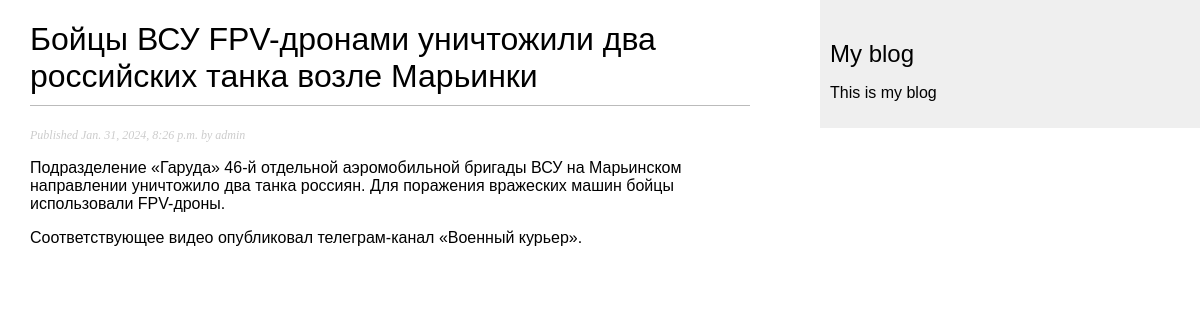
Screenshot of /blog/2024/1/31/bojcy-vsu-fpv-dronami-unichtozhili-dva-rossijskih-tanka-vozle-marinki/ with the database file from the repository.
### blog/models.py (models this page shows, shortened)
class Post(models.Model):
    class Status(models.TextChoices):
        DRAFT = 'DF', 'Draft'
        PUBLISHED = 'PB', 'Pablished'
    title = models.CharField(max_length=250)
    slug = models.SlugField(max_length=250,
                            unique_for_date='publish')
    author = models.ForeignKey(User,
                               on_delete=models.CASCADE,
                               related_name='blog_posts')
    body = models.TextField()
    publish = models.DateTimeField(default=timezone.now)
    created = models.DateTimeField(auto_now_add=True)
    updated = models.DateTimeField(auto_now=True)
    status = models.CharField(max_length=2,
                              choices=Status.choices,
                              default=Status.DRAFT)
    objects = models.Manager()
    published = PublishedManager()
    class Meta:
        ordering = ['-publish']
        indexes = [
            models.Index(fields=['-publish']),
        ]

### blog/views.py (the view)
def post_detail(request, year, month, day, post):
    post = get_object_or_404(Post,
                             status=Post.Status.PUBLISHED,
                             slug=post,
                             publish__year=year,
                             publish__month=month,
                             publish__day=day)
    return render(request,
                  'blog/post/detail.html',
                  {'post': post})

### blog/templates/blog/post/detail.html (shortened to what this page needs)
{% extends 'blog/base.html' %}
{% block content %}
    <h1>{{ post.title }}</h1>
    <p class="date">
       Published {{ post.publish }} by {{ post.author }}
    </p>
    {{ post.body | linebreaks }}
{% endblock content %}

### blog/static/css/blog.css (style rules this page uses)
body { margin:0; padding:0; font-family:helvetica, sans-serif; }
h1 { font-weight:normal; border-bottom:1px solid #bbb; padding:0 0 10px 0; }
p.date { color:#ccc; font-family: georgia, serif; font-size: 12px; font-style: italic; }

### rows the page displays
Post: title "Бойцы ВСУ FPV-дронами уничтожили два российских танка возле Марьинки", publish "Jan. 31, 2024, 8:26 p.m.", author "admin", body "Подразделение «Гаруда» 46-й отдельной аэромобильной бригады ВСУ на Марьинском направлении уничтожило два танка россиян. Для поражения вражеских машин бойцы использовали FPV-дроны. Соответствующее видео опубликовал телеграм-канал «Военный курьер»."
